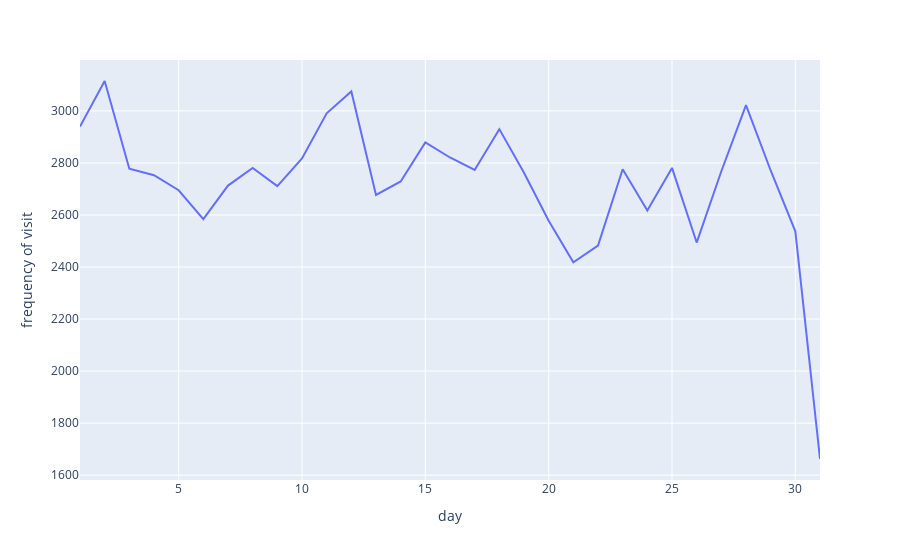

Notebook code for this chart:
### Code cell
df = data.groupby(['day'], as_index=False).sum()
fig = px.line(df, x='day', y='frequency of visit')
fig.show()

### Figure 1 — Plotly figure (JSON) as saved in the notebook; plotly's stock layout.template omitted (floating-point values rounded to 4 significant figures)
{"data": [{"hovertemplate": "day=%{x}<br>frequency of visit=%{y}<extra></extra>", "legendgroup": "", "line": {"color": "#636efa", "dash": "solid"}, "marker": {"symbol": "circle"}, "mode": "lines", "name": "", "orientation": "v", "showlegend": false, "type": "scatter", "x": [1, 2, 3, 4, 5, 6, 7, 8, 9, 10, 11, 12, 13, 14, 15, 16, 17, 18, 19, 20, 21, 22, 23, 24, 25, 26, 27, 28, 29, 30, 31], "xaxis": "x", "y": [2940, 3115, 2778, 2753, 2695, 2584, 2713, 2781, 2711, 2817, 2991, 3075, 2677, 2729, 2879, 2821, 2773, 2930, 2762, 2578, 2418, 2482, 2776, 2617, 2781, 2494, 2768, 3022, 2771, 2537, 1662], "yaxis": "y"}], "layout": {"legend": {"tracegroupgap": 0}, "margin": {"t": 60}, "xaxis": {"anchor": "y", "domain": [0, 1], "title": {"text": "day"}}, "yaxis": {"anchor": "x", "domain": [0, 1], "title": {"text": "frequency of visit"}}}}
